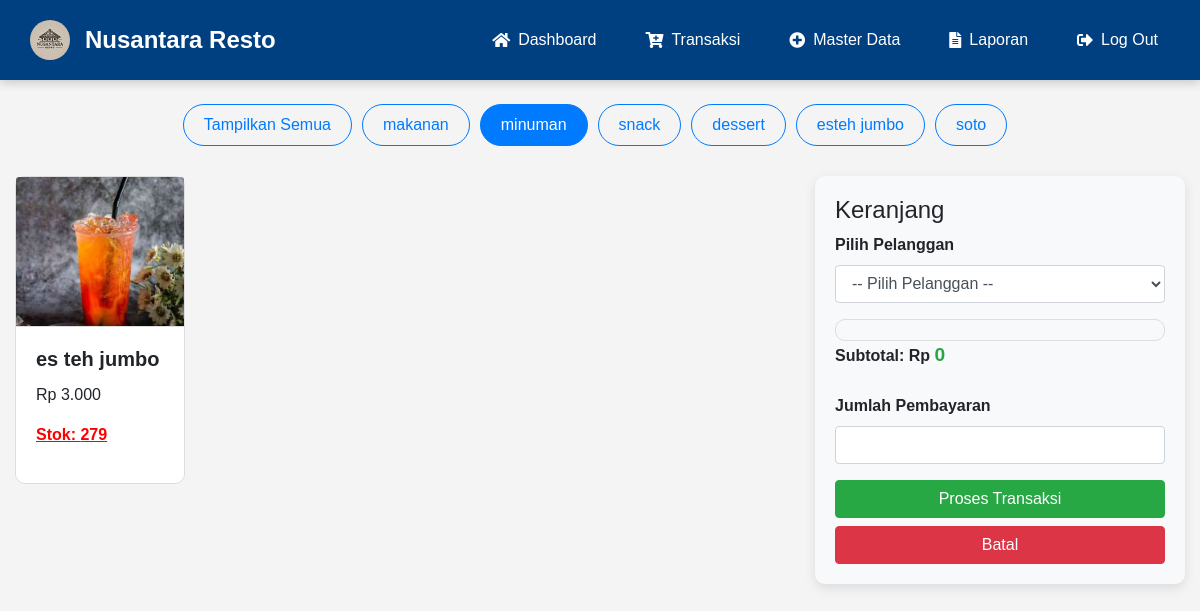
The app's page /transaksi.php?category=2 (signed in) with its own data.
### tables this page shows
CREATE TABLE `categories` (
  `id` int(11) NOT NULL,
  `name` varchar(100) NOT NULL
);

CREATE TABLE `products` (
  `id` int(11) NOT NULL,
  `name` varchar(255) NOT NULL,
  `category_id` int(11) DEFAULT NULL,
  `price` decimal(10,2) NOT NULL,
  `stock` int(11) NOT NULL,
  `image` varchar(255) NOT NULL
);

### transaksi.php (the view, shortened to what this page needs)
<?php
include 'config.php';
$categories = mysqli_query($conn, "SELECT * FROM categories");
$category_filter = "";
if (isset($_GET['category']) && $_GET['category'] != 'all') {
    $category_id = $_GET['category'];
    $category_filter = "AND category_id = '$category_id'";
}
$products = mysqli_query($conn, "SELECT * FROM products WHERE stock > 0 $category_filter");
?>
<!DOCTYPE html>
<html lang="en">
<head>
    <link rel="stylesheet" href="https://stackpath.bootstrapcdn.com/bootstrap/4.5.2/css/bootstrap.min.css">
</head>
<body>
<?php include "header.php"; ?>
    <div class="container-fluid mt-4">
        <div class="category-buttons">
            <a href="transaksi.php" class="btn btn-outline-primary category-button<?php echo !isset($_GET['category']) ? ' active-category' : ''; ?>">Tampilkan Semua</a>
            <?php mysqli_data_seek($categories, 0);  ?>
            <?php while ($category = mysqli_fetch_assoc($categories)) { ?>
                <a href="transaksi.php?category=<?php echo $category['id']; ?>" class="btn btn-outline-primary category-button<?php echo (isset($_GET['category']) && $_GET['category'] == $category['id']) ? ' active-category' : ''; ?>"><?php echo $category['name']; ?></a>
            <?php } ?>
        </div>
        <div class="row">
            <div class="col-md-8">
                <div class="row" id="product-list">
                    <?php while ($product = mysqli_fetch_assoc($products)) { ?>
                        <div class="col-md-3 mb-3">
                            <div class="card product-card" onclick="addToCart(<?= $product['id']; ?>, '<?= $product['name']; ?>', <?= $product['price']; ?>, <?= $product['stock']; ?>)">
                                <img src="<?= $product['image']; ?>" class="card-img-top" alt="<?= $product['name']; ?>" onerror="this.onerror=null; this.src='images/default.jpg';">
                                <div class="card-body">
                                    <h5 class="card-title"><?= $product['name']; ?></h5>
                                    <p class="card-text">Rp <?= number_format($product['price'], 0, ',', '.'); ?></p>
                                    <p class="stock">Stok: <?= $product['stock']; ?></p>
                                </div>
                            </div>
                        </div>
                    <?php } ?>
                </div>
            </div>
            <div class="col-md-4">
                <div class="transaction-sidebar">
                    <h4>Keranjang</h4>
                    <form method="POST" action="transaksi">
                        <div class="form-group">
                            <label for="customer_id">Pilih Pelanggan</label>
                            <select name="customer_id" id="customer_id" class="form-control" required>
                                <option value="">-- Pilih Pelanggan --</option>
                            </select>
                        </div>
                        <div class="cart-list" id="cart-list">
                        </div>
                        <div class="form-group">
                            <label>Subtotal: Rp <span id="subtotal">0</span></label>
                        </div>
                        <div class="form-group">
                            <label for="payment_amount">Jumlah Pembayaran</label>
                            <input type="number" name="payment_amount" id="payment_amount" class="form-control" required>
                        </div>
                        <button type="submit" name="submit_transaction" class="btn btn-success btn-block">Proses Transaksi</button>
                        <button type="button" class="btn btn-danger btn-block mt-2" onclick="clearCart()">Batal</button>
                    </form>
                </div>
            </div>
        </div>
    </div>
</body>
</html>

### transaksi.php (style rules this page uses)
.product-card { cursor: pointer; border: 1px solid #ddd; border-radius: 10px; transition: transform 0.3s, box-shadow 0.3s; display: flex; flex-direction: column; height: 100%; }
.product-card img { height: 150px; object-fit: cover; border-bottom: 1px solid #ddd; }
.product-card .card-body { display: flex; flex-direction: column; justify-content: space-between; }
.product-card .card-title { font-weight: bold; }
.product-card .stock { color: red; font-weight: bold; text-decoration: underline; }
.cart-list { max-height: 400px; overflow-y: auto; border: 1px solid #ddd; padding: 10px; border-radius: 10px; background-color: #f8f9fa; }
.category-buttons { margin-bottom: 20px; display: flex; justify-content: center; flex-wrap: wrap; }
.category-button { border-radius: 50px; padding: 8px 20px; margin-right: 10px; margin-bottom: 10px; transition: background-color 0.3s, color 0.3s; }
.active-category { background-color: #007bff; color: white; }
.transaction-sidebar { background-color: #f8f9fa; border-radius: 10px; padding: 20px; box-shadow: 0px 4px 12px rgba(0, 0, 0, 0.1); position: sticky; top: 20px; }
.form-group label { font-weight: bold; }
#subtotal { font-size: 1.2em; font-weight: bold; color: #28a745; }

### header.php (style rules this page uses)
body { margin: 0; font-family: 'Arial', sans-serif; background-color: #f4f4f4; }

### records on screen
categories: name "makanan"
categories: name "minuman"
categories: name "snack"
categories: name "dessert"
categories: name "esteh jumbo"
categories: name "soto"
products: image+name (picture), name "es teh jumbo", price "3.000", stock "279"

### other values on screen
$item['name'] "Dashboard"
$item['name'] "Transaksi"
$item['name'] "Master Data"
$item['name'] "Laporan"
$item['name'] "Log Out"
